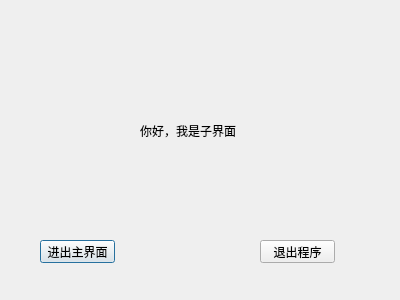
<?xml version="1.0" encoding="UTF-8"?>
<ui version="4.0">
 <class>childDialog</class>
 <widget class="QDialog" name="childDialog">
  <property name="geometry">
   <rect>
    <x>0</x>
    <y>0</y>
    <width>400</width>
    <height>300</height>
   </rect>
  </property>
  <property name="windowTitle">
   <string>我是子窗口</string>
  </property>
  <widget class="QLabel" name="label">
   <property name="geometry">
    <rect>
     <x>140</x>
     <y>110</y>
     <width>111</width>
     <height>41</height>
    </rect>
   </property>
   <property name="text">
    <string>你好，我是子界面</string>
   </property>
  </widget>
  <widget class="QPushButton" name="backMainButton">
   <property name="geometry">
    <rect>
     <x>40</x>
     <y>240</y>
     <width>75</width>
     <height>23</height>
    </rect>
   </property>
   <property name="text">
    <string>进出主界面</string>
   </property>
  </widget>
  <widget class="QPushButton" name="quitApplicationButton">
   <property name="geometry">
    <rect>
     <x>260</x>
     <y>240</y>
     <width>75</width>
     <height>23</height>
    </rect>
   </property>
   <property name="text">
    <string>退出程序</string>
   </property>
  </widget>
 </widget>
 <resources/>
 <connections>
  <connection>
   <sender>quitApplicationButton</sender>
   <signal>clicked()</signal>
   <receiver>childDialog</receiver>
   <slot>close()</slot>
   <hints>
    <hint type="sourcelabel">
     <x>295</x>
     <y>249</y>
    </hint>
    <hint type="destinationlabel">
     <x>302</x>
     <y>128</y>
    </hint>
   </hints>
  </connection>
 </connections>
</ui>
